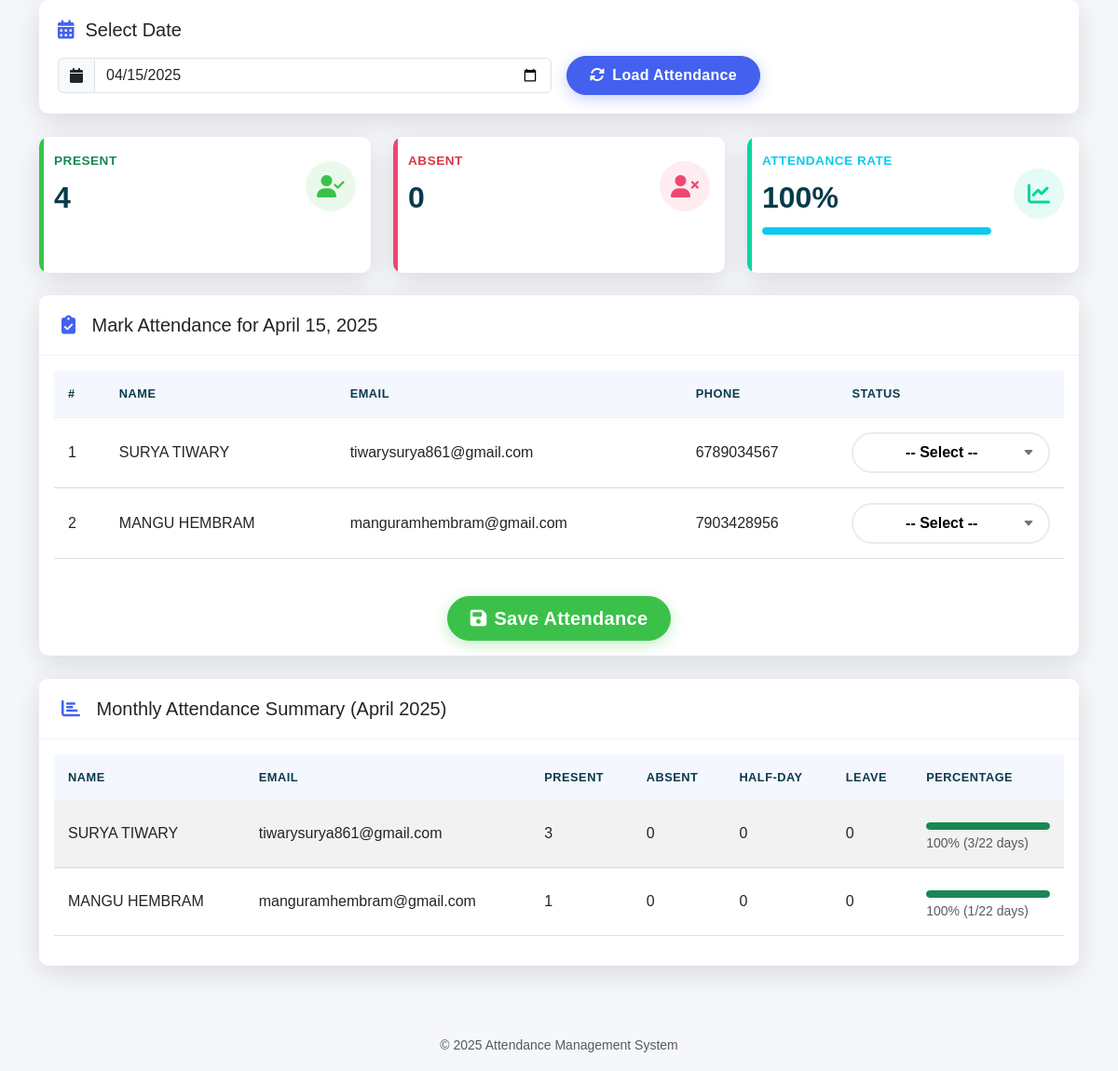
The app's page /php/attendence.php with its own data.
### tables this page shows
CREATE TABLE `members` (
  `id` int(11) NOT NULL,
  `firstname` varchar(50) NOT NULL,
  `lastname` varchar(50) DEFAULT NULL,
  `email` varchar(50) NOT NULL,
  `phoneNumber` varchar(15) NOT NULL,
  `aadharNo` varchar(20) NOT NULL,
  `vehicle` varchar(255) DEFAULT NULL
);

### php/attendence.php (the view, shortened to what this page needs)
<?php
$servername = "localhost";
$username = "root";
$password = "";
$dbname = "final";
$conn = new mysqli($servername, $username, $password, $dbname);
$date = isset($_POST['date']) ? $_POST['date'] : date("Y-m-d");
$month = date("m", strtotime($date));
$year = date("Y", strtotime($date));
$result = $conn->query("SELECT * FROM members");
$members = [];
while ($row = $result->fetch_assoc()) {
    $members[] = $row;
}
$current_attendance = [];
$days_in_month = cal_days_in_month(CAL_GREGORIAN, $month, $year);
?>
<!DOCTYPE html>
<html lang="en">
<head>
    <link rel="stylesheet" href="https://cdnjs.cloudflare.com/ajax/libs/bootstrap/5.3.0/css/bootstrap.min.css">
    <link rel="stylesheet" href="https://cdnjs.cloudflare.com/ajax/libs/font-awesome/6.4.0/css/all.min.css">
    <link rel="stylesheet" href="https://cdnjs.cloudflare.com/ajax/libs/datatables/1.10.21/css/dataTables.bootstrap5.min.css">
    <link rel="stylesheet" href="https://cdnjs.cloudflare.com/ajax/libs/limonte-sweetalert2/11.7.12/sweetalert2.min.css">
</head>
<body>
    <div class="container">
        <div class="row animate-in" style="animation-delay: 0.1s;">
            <div class="col-lg-12">
                <div class="date-selector">
                    <h5 class="mb-3"><i class="fas fa-calendar-alt header-icon"></i>Select Date</h5>
                    <form method="POST" id="dateForm" class="row g-3 align-items-center">
                        <div class="col-md-6">
                            <div class="input-group">
                                <span class="input-group-text"><i class="fas fa-calendar"></i></span>
                                <input type="date" class="form-control" name="date" id="attendance-date" value="<?php echo $date; ?>">
                            </div>
                        </div>
                        <div class="col-md-6">
                            <button type="submit" class="btn btn-primary">
                                <i class="fas fa-sync-alt me-2"></i>Load Attendance
                            </button>
                        </div>
                    </form>
                </div>
            </div>
        </div>
        <div class="row animate-in" style="animation-delay: 0.2s;">
            <?php
            $total_present = 0;
            $total_absent = 0;
            $total_records = 0;
            $monthly_stats_query = "SELECT status, COUNT(*) as count FROM attendance
                                   WHERE MONTH(date) = $month AND YEAR(date) = $year
                                   GROUP BY status";
            $monthly_stats_result = $conn->query($monthly_stats_query);
            if ($monthly_stats_result && $monthly_stats_result->num_rows > 0) {
                while ($stat = $monthly_stats_result->fetch_assoc()) {
                    if ($stat['status'] == 'Present') {
                        $total_present = $stat['count'];
                    } elseif ($stat['status'] == 'Absent') {
                        $total_absent = $stat['count'];
                    }
                    $total_records += $stat['count'];
                }
            }
            $attendance_percentage = $total_records > 0 ? round(($total_present / $total_records) * 100, 2) : 0;
            ?>
            <div class="col-xl-4 col-md-6 mb-4">
                <div class="card border-0 stats-card present h-100">
                    <div class="card-body">
                        <div class="row no-gutters align-items-center">
                            <div class="col mr-2">
                                <div class="stats-text text-success mb-1">Present</div>
                                <div class="stats-number"><?php echo $total_present; ?></div>
                            </div>
                            <div class="col-auto">
                                <i class="fas fa-user-check stats-icon"></i>
                            </div>
                        </div>
                    </div>
                </div>
            </div>
            <div class="col-xl-4 col-md-6 mb-4">
                <div class="card border-0 stats-card absent h-100">
                    <div class="card-body">
                        <div class="row no-gutters align-items-center">
                            <div class="col mr-2">
                                <div class="stats-text text-danger mb-1">Absent</div>
                                <div class="stats-number"><?php echo $total_absent; ?></div>
                            </div>
                            <div class="col-auto">
                                <i class="fas fa-user-times stats-icon"></i>
                            </div>
                        </div>
                    </div>
                </div>
            </div>
            <div class="col-xl-4 col-md-6 mb-4">
                <div class="card border-0 stats-card percentage h-100">
                    <div class="card-body">
                        <div class="row no-gutters align-items-center">
                            <div class="col mr-2">
                                <div class="stats-text text-info mb-1">Attendance Rate</div>
                                <div class="stats-number"><?php echo $attendance_percentage; ?>%</div>
                                <div class="progress">
                                    <div class="progress-bar bg-info" role="progressbar" style="width: <?php echo $attendance_percentage; ?>%"
                                         aria-valuenow="<?php echo $attendance_percentage; ?>" aria-valuemin="0" aria-valuemax="100"></div>
                                </div>
                            </div>
                            <div class="col-auto">
                                <i class="fas fa-chart-line stats-icon"></i>
                            </div>
                        </div>
                    </div>
                </div>
            </div>
        </div>
        <div class="row animate-in" style="animation-delay: 0.3s;">
            <div class="col-lg-12">
                <div class="card">
                    <div class="card-header">
                        <h5 class="m-0 font-weight-bold">
                            <i class="fas fa-clipboard-check header-icon"></i>
                            Mark Attendance for <?php echo date("F d, Y", strtotime($date)); ?>
                        </h5>
                    </div>
                    <div class="card-body">
                        <form method="POST" action="save_attendance.php" id="attendanceForm">
                            <div class="table-responsive">
                                <table class="table table-hover" id="attendanceTable">
                                    <thead>
                                        <tr>
                                            <th>#</th>
                                            <th>Name</th>
                                            <th>Email</th>
                                            <th>Phone</th>
                                            <th>Status</th>
                                        </tr>
                                    </thead>
                                    <tbody>
                                        <?php foreach ($members as $index => $row): ?>
                                            <?php
                                                $status = isset($current_attendance[$row['email']]) ? $current_attendance[$row['email']] : '';
                                            ?>
                                            <tr>
                                                <td><?php echo $index + 1; ?></td>
                                                <td><?php echo $row['firstname'] . ' ' . $row['lastname']; ?></td>
                                                <td><?php echo $row['email']; ?></td>
                                                <td><?php echo $row['phoneNumber']; ?></td>
                                                <td>
                                                    <select name="attendance[<?php echo $row['email']; ?>]" class="select-status" data-email="<?php echo $row['email']; ?>">
                                                        <option value="" <?php echo ($status == '') ? 'selected' : ''; ?>>-- Select --</option>
                                                    </select>
                                                </td>
                                            </tr>
                                        <?php endforeach; ?>
                                    </tbody>
                                </table>
                            </div>
                            <div class="text-center mt-4">
                                <button type="submit" class="btn btn-success btn-lg" id="submitBtn">
                                    <i class="fas fa-save me-2"></i>Save Attendance
                                </button>
                            </div>
                        </form>
                    </div>
                </div>
            </div>
        </div>
        <div class="row animate-in" style="animation-delay: 0.4s;">
            <div class="col-lg-12">
                <div class="card">
                    <div class="card-header">
                        <h5 class="m-0 font-weight-bold">
                            <i class="fas fa-chart-bar header-icon"></i>
                            Monthly Attendance Summary (<?php echo date("F Y", strtotime($date)); ?>)
                        </h5>
                    </div>
                    <div class="card-body">
                        <div class="table-responsive">
                            <table class="table table-striped" id="summaryTable">
                                <thead>
                                    <tr>
                                        <th>Name</th>
                                        <th>Email</th>
                                        <th>Present</th>
                                        <th>Absent</th>
                                        <th>Half-Day</th>
                                        <th>Leave</th>
                                        <th>Percentage</th>
                                    </tr>
                                </thead>
                                <tbody>
                                    <?php
                                    foreach ($members as $row) {
                                        $email = $row['email'];
                                        $name = $row['firstname'] . ' ' . $row['lastname'];
                                        $att_q = "SELECT status FROM attendance
                                                WHERE email = '$email'
                                                AND MONTH(date) = $month
                                                AND YEAR(date) = $year";
                                        $att_result = $conn->query($att_q);
                                        $present = 0;
                                        $absent = 0;
                                        $half_day = 0;
                                        $leave = 0;
                                        $total = 0;
                                        if ($att_result && $att_result->num_rows > 0) {
                                            while ($att = $att_result->fetch_assoc()) {
                                                $total++;
                                                if ($att['status'] == 'Present') {
                                                    $present++;
                                                } elseif ($att['status'] == 'Absent') {
                                                    $absent++;
                                                } elseif ($att['status'] == 'Half-Day') {
                                                    $half_day++;
                                                } elseif ($att['status'] == 'Leave') {
                                                    $leave++;
                                                }
                                            }
                                        }
                                        $working_days = 0;
                                        for ($day = 1; $day <= $days_in_month; $day++) {
                                            $check_date = sprintf("%04d-%02d-%02d", $year, $month, $day);
                                            $day_of_week = date("N", strtotime($check_date));
                                            if ($day_of_week < 6) {
                                                $working_days++;
                                            }
                                        }
                                        $percent = $total > 0 ? round(($present / $total) * 100, 2) : 0;
                                        $progress_color = $percent >= 75 ? "bg-success" : ($percent >= 50 ? "bg-warning" : "bg-danger");
                                        echo "<tr>
                                                <td>$name</td>
                                                <td>$email</td>
                                                <td>$present</td>
                                                <td>$absent</td>
                                                <td>$half_day</td>
                                                <td>$leave</td>
                                                <td>
                                                    <div class='progress' data-bs-toggle='tooltip' title='$percent%'>
                                                        <div class='progress-bar $progress_color' role='progressbar' style='width: $percent%'
                                                             aria-valuenow='$percent' aria-valuemin='0' aria-valuemax='100'></div>
                                                    </div>
                                                    <small class='text-muted mt-1 d-block'>$percent% ($total/$working_days days)</small>
                                                </td>
                                              </tr>";
                                    }
                                    ?>
                                </tbody>
                            </table>
                        </div>
                    </div>
                </div>
            </div>
        </div>
        <footer class="mt-5 mb-3 text-center text-muted">
            <small>&copy; <?php echo date('Y'); ?> Attendance Management System</small>
        </footer>
    </div>
</body>
</html>

### records on screen
members: firstname "SURYA", lastname "TIWARY", email "tiwarysurya861@gmail.com", phoneNumber "6789034567", email "-- Select --", name "SURYA TIWARY", present "3", absent "0", half_day "0", leave "0", percent "100", total "3", working_days "22"
members: firstname "MANGU", lastname "HEMBRAM", email "manguramhembram@gmail.com", phoneNumber "7903428956", email "-- Select --", name "MANGU HEMBRAM", present "1", absent "0", half_day "0", leave "0", percent "100", total "1", working_days "22"

### other values on screen
$total_present "4"
$total_absent "0"
$attendance_percentage "100"
date("F d, Y", strtotime($date)) "April 15, 2025"
date("F Y", strtotime($date)) "April 2025"
